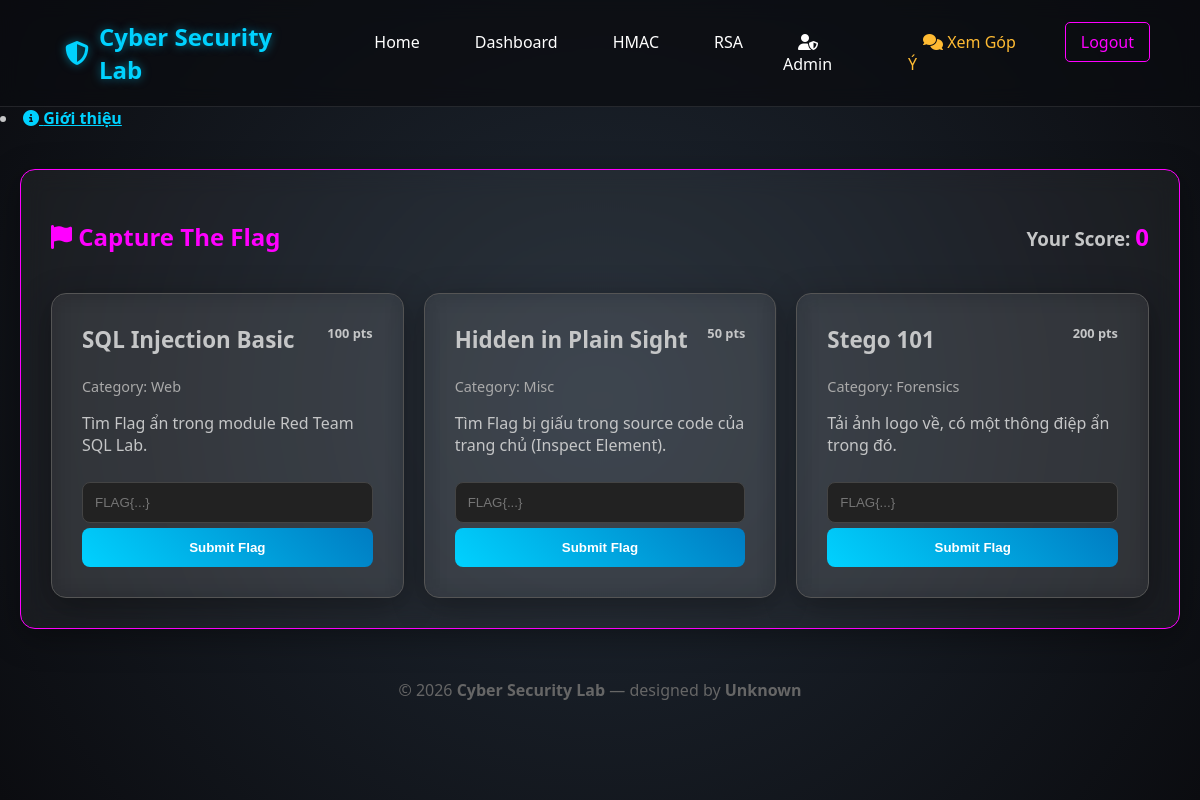
/ctf (signed in), run on the app's committed database.
### app.py (models this page shows)
class Challenge(db.Model):
    id = db.Column(db.Integer, primary_key=True)
    title = db.Column(db.String(100))
    description = db.Column(db.String(500))
    flag = db.Column(db.String(100))
    points = db.Column(db.Integer)
    category = db.Column(db.String(50))

### app.py (the view, shortened to what this page needs)
@app.route('/ctf', methods=['GET', 'POST'])
@login_required
def ctf():
    challenges = Challenge.query.all()
    solved_list = current_user.solved_challenges.split(',')
    return render_template('ctf.html', challenges=challenges, solved_list=solved_list, score=current_user.score)

### app.py (called while the page is built)
@login_manager.user_loader
def load_user(user_id):
    return User.query.get(int(user_id))

### templates/ctf.html (shortened to what this page needs)
{% extends "base.html" %}
{% block content %}
<div class="tool-box" style="border-color: #ff00ff;">
    <div style="display:flex; justify-content:space-between; align-items:center;">
        <h2 style="color: #ff00ff;"><i class="fa-solid fa-flag"></i> Capture The Flag</h2>
        <h3>Your Score: <span style="color:#ff00ff; font-size:1.5rem;">{{ score }}</span></h3>
    </div>
    <div style="display:grid; grid-template-columns: repeat(auto-fill, minmax(300px, 1fr)); gap:20px; margin-top:20px;">
        {% for chal in challenges %}
        <div class="card" style="text-align:left; border:1px solid {% if chal.id|string in solved_list %}#00ff00{% else %}#555{% endif %};">
            <h3 style="color:var(--accent-color);">{{ chal.title }} <span style="font-size:0.8rem; float:right;">{{ chal.points }} pts</span></h3>
            <p style="color:#aaa; font-size:0.9rem;">Category: {{ chal.category }}</p>
            <p>{{ chal.description }}</p>
            {% if chal.id|string in solved_list %}
                <button disabled style="background:#00ff00; color:black; width: 100%; font-weight: bold; cursor: not-allowed;">
                    <i class="fa-solid fa-check"></i> SOLVED
                </button>
            {% else %}
                <form method="POST">
                    <input type="text" name="flag" placeholder="FLAG{...}" required style="margin-bottom:5px; background: #222; color: white; border: 1px solid #444;">
                    <button type="submit" style="width: 100%;">Submit Flag</button>
                </form>
            {% endif %}
        </div>
        {% endfor %}
    </div>
</div>
{% endblock %}

### static/style.css (style rules this page uses)
:root { --primary-color: #00d2ff; --secondary-color: #ff00ff; --bg-color: #0b0c10; --glass-bg: rgba(255, 255, 255, 0.05); --glass-border: 1px solid rgba(255, 255, 255, 0.1); --text-color: #c5c6c7; }
body { margin: 0; padding: 0; font-family: 'Segoe UI', Tahoma, Geneva, Verdana, sans-serif; background-color: var(--bg-color); color: var(--text-color); overflow-x: hidden; }
.tool-box, .card, .login-container { background: var(--glass-bg); backdrop-filter: blur(12px); -webkit-backdrop-filter: blur(12px); border: var(--glass-border); border-radius: 15px; padding: 30px; box-shadow: 0 8px 32px 0 rgba(0, 0, 0, 0.37); transition: transform 0.3s ease, box-shadow 0.3s ease; }
.tool-box { margin-bottom: 30px; }
.card h3 { margin-top: 0; font-size: 1.4rem; }
input { width: 100%; padding: 12px; margin: 10px 0; border-radius: 8px; border: 1px solid #444; background: rgba(0, 0, 0, 0.5); color: white; outline: none; box-sizing: border-box; }
button { padding: 12px 25px; border: none; border-radius: 8px; background: linear-gradient(45deg, var(--primary-color), #007cc2); color: white; font-weight: bold; cursor: pointer; transition: 0.3s; }

### data on the page
Challenge: title "SQL Injection Basic", points "100", category "Web", description "Tìm Flag ẩn trong module Red Team SQL Lab."
Challenge: title "Hidden in Plain Sight", points "50", category "Misc", description "Tìm Flag bị giấu trong source code của trang chủ (Inspect Element)."
Challenge: title "Stego 101", points "200", category "Forensics", description "Tải ảnh logo về, có một thông điệp ẩn trong đó."

### other printed values
{{ score }} "0"
